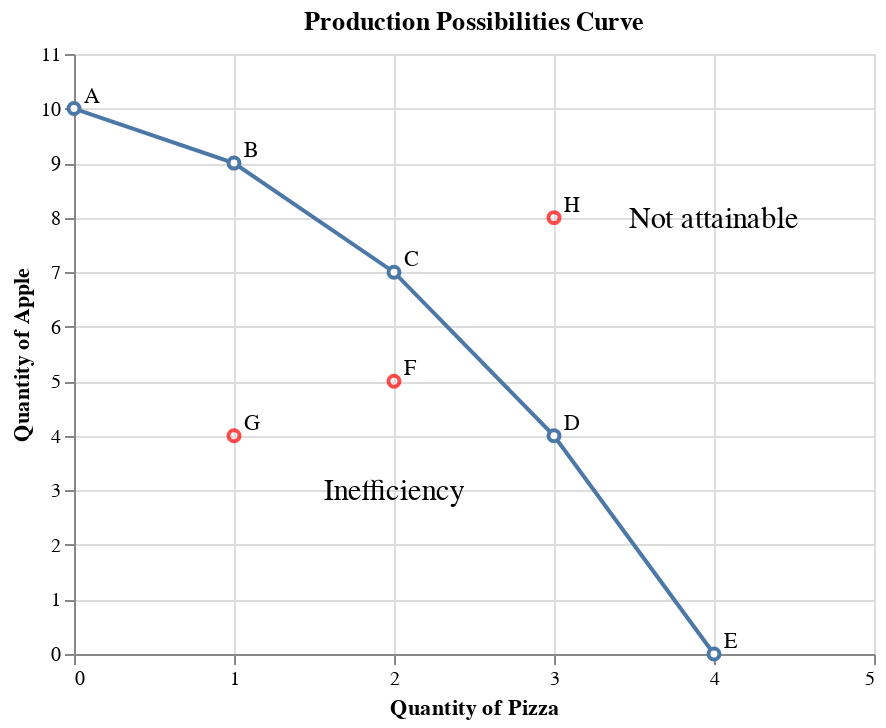

The code cell stored with this chart in its notebook:
### Markdown cell above
```{important}
Points *A*, *B*, *C*, *D* and *E* on PPC are **attainable** and **efficient** with current resources.

*F* and *G* are inside PPC or under PPC, meaning
- Production doesn't operate at maximum productivity (**inefficiency**).
- There is a waste of resources.

*H* is outside PPC
- Not attainable with current resources and technology level.
- It can only be attainable with
    - Inputting more resource, such as labor, capital, land
    - Technology advance
```

### Code cell
import pandas as pd
import altair as alt

df_ppc = pd.DataFrame({'point': ['A', 'B', 'C', 'D', 'E'],
                   'pizza': [0, 1, 2, 3, 4],
                   'apple': [10, 9, 7, 4, 0]
                  })
df1 = alt.Chart(df_ppc).mark_line(point=alt.OverlayMarkDef(filled=False, fill='white')).encode(
    alt.X('pizza', title='Quantity of Pizza', scale=alt.Scale(domain=[0,5]), axis=alt.Axis(tickCount=6)),
    alt.Y('apple', title='Quantity of Apple', scale=alt.Scale(domain=[0,11]), axis=alt.Axis(tickCount=12)),
)
df2 = df1.mark_text(align='left', baseline='bottom', dx=5, dy=-1).encode(text='point')

df_nppc = pd.DataFrame({'point': ['F', 'G', 'H'],
                   'pizza': [2, 1, 3],
                   'apple': [5, 4, 8]
                  })

df3 = alt.Chart(df_nppc).mark_point(color='red').encode(x='pizza', y='apple')
df4 = df3.mark_text(align='left', baseline='bottom', dx=5, dy=-1).encode(text='point')

text1 = alt.Chart({'values':[{'x': 4, 'y': 8}]}).mark_text(
    text='Not attainable',
    fontSize=15
).encode(x='x:Q', y='y:Q')
text2 = alt.Chart({'values':[{'x': 2, 'y': 3}]}).mark_text(
    text='Inefficiency',
    fontSize=15
).encode(x='x:Q', y='y:Q')

(df1 + df2 + df3 + df4 + text1 + text2).properties(title='Production Possibilities Curve')

### Figure 1 — Vega-Lite specification as saved in the notebook (floating-point values rounded to 4 significant figures)
{"config": {"view": {"continuousWidth": 400, "continuousHeight": 300}}, "layer": [{"mark": {"type": "line", "point": {"fill": "white", "filled": false}}, "encoding": {"x": {"type": "quantitative", "axis": {"tickCount": 6}, "field": "pizza", "scale": {"domain": [0, 5]}, "title": "Quantity of Pizza"}, "y": {"type": "quantitative", "axis": {"tickCount": 12}, "field": "apple", "scale": {"domain": [0, 11]}, "title": "Quantity of Apple"}}}, {"mark": {"type": "text", "align": "left", "baseline": "bottom", "dx": 5, "dy": -1}, "encoding": {"text": {"type": "nominal", "field": "point"}, "x": {"type": "quantitative", "axis": {"tickCount": 6}, "field": "pizza", "scale": {"domain": [0, 5]}, "title": "Quantity of Pizza"}, "y": {"type": "quantitative", "axis": {"tickCount": 12}, "field": "apple", "scale": {"domain": [0, 11]}, "title": "Quantity of Apple"}}}, {"data": {"name": "data-5eda2dab7adbf08c5621c8c6d0c3ed3d"}, "mark": {"type": "point", "color": "red"}, "encoding": {"x": {"type": "quantitative", "field": "pizza"}, "y": {"type": "quantitative", "field": "apple"}}}, {"data": {"name": "data-5eda2dab7adbf08c5621c8c6d0c3ed3d"}, "mark": {"type": "text", "align": "left", "baseline": "bottom", "dx": 5, "dy": -1}, "encoding": {"text": {"type": "nominal", "field": "point"}, "x": {"type": "quantitative", "field": "pizza"}, "y": {"type": "quantitative", "field": "apple"}}}, {"data": {"name": "data-7840aa14081c0d3a88a2c75a79b89d8a"}, "mark": {"type": "text", "fontSize": 15, "text": "Not attainable"}, "encoding": {"x": {"type": "quantitative", "field": "x"}, "y": {"type": "quantitative", "field": "y"}}}, {"data": {"name": "data-99dff17dd7e43d16c3ec5fca6252c51e"}, "mark": {"type": "text", "fontSize": 15, "text": "Inefficiency"}, "encoding": {"x": {"type": "quantitative", "field": "x"}, "y": {"type": "quantitative", "field": "y"}}}], "data": {"name": "data-b1e6410026c352c83d7a4eb9752c88e5"}, "title": "Production Possibilities Curve", "$schema": "https://vega.github.io/schema/vega-lite/v4.8.1.json", "datasets": {"data-b1e6410026c352c83d7a4eb9752c88e5": [{"point": "A", "pizza": 0, "apple": 10}, {"point": "B", "pizza": 1, "apple": 9}, {"point": "C", "pizza": 2, "apple": 7}, {"point": "D", "pizza": 3, "apple": 4}, {"point": "E", "pizza": 4, "apple": 0}], "data-5eda2dab7adbf08c5621c8c6d0c3ed3d": [{"point": "F", "pizza": 2, "apple": 5}, {"point": "G", "pizza": 1, "apple": 4}, {"point": "H", "pizza": 3, "apple": 8}], "data-7840aa14081c0d3a88a2c75a79b89d8a": [{"x": 4, "y": 8}], "data-99dff17dd7e43d16c3ec5fca6252c51e": [{"x": 2, "y": 3}]}}
